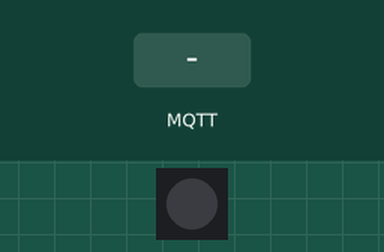
This sketch was run on a simulated ESP8266 (NodeMCU). Parts: 1 RGB LEDs in strip order, left to right. The test bench sets the inputs (shaded band). WiFi joins after 1.5 s; servers stay silent unless stated; random numbers use the default seed unless the sketch sets one; no MQTT or app messages arrive unless stated; what the sketch prints to the serial monitor is not drawn.

Above: at 2.7 s.
2.8 s: MQTT message "errou" arrives on the first subscribed topic
At 3.6 s:
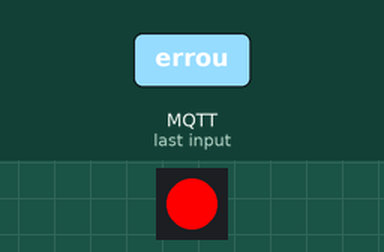
5.3 s: MQTT message "acertou" arrives on the first subscribed topic
At 5.6 s:
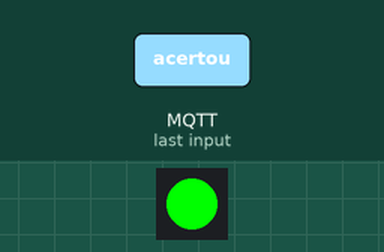
Timing chart, 0 to 8.3 s (numbered marks = the images above; inputs shaded):
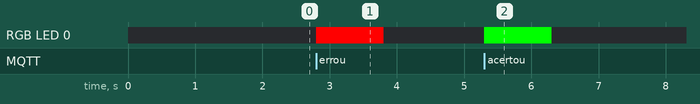

The sketch:

Robot.ino
```cpp
#ifdef ESP8266
 #include <ESP8266WiFi.h>
 #else
 #include <WiFi.h>
#endif

#include <Adafruit_NeoPixel.h> // mudar se precisar
#include <ArduinoJson.h>
#include <PubSubClient.h>
#include <WiFiClientSecure.h>

#define NUM_LEDS 1
#define PIN_R 16
#define PIN_G 4
#define PIN_B 5

Adafruit_NeoPixel strip = Adafruit_NeoPixel(NUM_LEDS, PIN_R, NEO_GRB + NEO_KHZ800);

const char* ssid = "403_2.4";
const char* password = "Dp031001#";

const char* mqtt_server = "02d7d2d555084a4492039686d9f5b9a3.s1.eu.hivemq.cloud";
const char* mqtt_username = "fullzer4";
const char* mqtt_password = "Dp031001#";
const int mqtt_port = 8883;

WiFiClientSecure espClient;
PubSubClient client(espClient);

unsigned long lastMsg = 0;
#define MSG_BUFFER_SIZE (50)
char msg[MSG_BUFFER_SIZE];

static const char *root_ca PROGMEM = R"EOF(
-----BEGIN CERTIFICATE-----
MIIFazCCA1OgAwIBAgIRAIIQz7DSQONZRGPgu2OCiwAwDQYJKoZIhvcNAQELBQAw
TzELMAkGA1UEBhMCVVMxKTAnBgNVBAoTIEludGVybmV0IFNlY3VyaXR5IFJlc2Vh
cmNoIEdyb3VwMRUwEwYDVQQDEwxJU1JHIFJvb3QgWDEwHhcNMTUwNjA0MTEwNDM4
WhcNMzUwNjA0MTEwNDM4WjBPMQswCQYDVQQGEwJVUzEpMCcGA1UEChMgSW50ZXJu
ZXQgU2VjdXJpdHkgUmVzZWFyY2ggR3JvdXAxFTATBgNVBAMTDElTUkcgUm9vdCBY
MTCCAiIwDQYJKoZIhvcNAQEBBQADggIPADCCAgoCggIBAK3oJHP0FDfzm54rVygc
h77ct984kIxuPOZXoHj3dcKi/vVqbvYATyjb3miGbESTtrFj/RQSa78f0uoxmyF+
0TM8ukj13Xnfs7j/EvEhmkvBioZxaUpmZmyPfjxwv60pIgbz5MDmgK7iS4+3mX6U
A5/TR5d8mUgjU+g4rk8Kb4Mu0UlXjIB0ttov0DiNewNwIRt18jA8+o+u3dpjq+sW
T8KOEUt+zwvo/7V3LvSye0rgTBIlDHCNAymg4VMk7BPZ7hm/ELNKjD+Jo2FR3qyH
B5T0Y3HsLuJvW5iB4YlcNHlsdu87kGJ55tukmi8mxdAQ4Q7e2RCOFvu396j3x+UC
B5iPNgiV5+I3lg02dZ77DnKxHZu8A/lJBdiB3QW0KtZB6awBdpUKD9jf1b0SHzUv
KBds0pjBqAlkd25HN7rOrFleaJ1/ctaJxQZBKT5ZPt0m9STJEadao0xAH0ahmbWn
OlFuhjuefXKnEgV4We0+UXgVCwOPjdAvBbI+e0ocS3MFEvzG6uBQE3xDk3SzynTn
jh8BCNAw1FtxNrQHusEwMFxIt4I7mKZ9YIqioymCzLq9gwQbooMDQaHWBfEbwrbw
qHyGO0aoSCqI3Haadr8faqU9GY/rOPNk3sgrDQoo//fb4hVC1CLQJ13hef4Y53CI
rU7m2Ys6xt0nUW7/vGT1M0NPAgMBAAGjQjBAMA4GA1UdDwEB/wQEAwIBBjAPBgNV
HRMBAf8EBTADAQH/MB0GA1UdDgQWBBR5tFnme7bl5AFzgAiIyBpY9umbbjANBgkq
hkiG9w0BAQsFAAOCAgEAVR9YqbyyqFDQDLHYGmkgJykIrGF1XIpu+ILlaS/V9lZL
ubhzEFnTIZd+50xx+7LSYK05qAvqFyFWhfFQDlnrzuBZ6brJFe+GnY+EgPbk6ZGQ
3BebYhtF8GaV0nxvwuo77x/Py9auJ/GpsMiu/X1+mvoiBOv/2X/qkSsisRcOj/KK
NFtY2PwByVS5uCbMiogziUwthDyC3+6WVwW6LLv3xLfHTjuCvjHIInNzktHCgKQ5
ORAzI4JMPJ+GslWYHb4phowim57iaztXOoJwTdwJx4nLCgdNbOhdjsnvzqvHu7Ur
TkXWStAmzOVyyghqpZXjFaH3pO3JLF+l+/+sKAIuvtd7u+Nxe5AW0wdeRlN8NwdC
jNPElpzVmbUq4JUagEiuTDkHzsxHpFKVK7q4+63SM1N95R1NbdWhscdCb+ZAJzVc
oyi3B43njTOQ5yOf+1CceWxG1bQVs5ZufpsMljq4Ui0/1lvh+wjChP4kqKOJ2qxq
4RgqsahDYVvTH9w7jXbyLeiNdd8XM2w9U/t7y0Ff/9yi0GE44Za4rF2LN9d11TPA
mRGunUHBcnWEvgJBQl9nJEiU0Zsnvgc/ubhPgXRR4Xq37Z0j4r7g1SgEEzwxA57d
emyPxgcYxn/eR44/KJ4EBs+lVDR3veyJm+kXQ99b21/+jh5Xos1AnX5iItreGCc=
-----END CERTIFICATE-----h à
)EOF";

void callback(char* topic, byte* payload, unsigned int length) {
  Serial.print("Message arrived [");
  Serial.print(topic);
  Serial.print("] ");

  String message;
  for (int i = 0; i < length; i++) {
    message += (char)payload[i];
  }

  Serial.println(message);

  if (message == "errou") {
    strip.setPixelColor(0, strip.Color(255, 0, 0));
    strip.show();
    delay(1000);
    strip.setPixelColor(0, strip.Color(0, 0, 0));  // (desliga)
    strip.show();
  } else if (message == "acertou") {
    strip.setPixelColor(0, strip.Color(0, 255, 0));
    strip.show();
    delay(1000);
    strip.setPixelColor(0, strip.Color(0, 0, 0));  // (desliga)
    strip.show();
  } else {
    Serial.println("mensagem desconhecida");
  }
}

void setup_wifi() {
  delay(10);
  Serial.print("\nConnecting to ");
  Serial.println(ssid);

  WiFi.mode(WIFI_STA);
  WiFi.begin(ssid, password);

  while (WiFi.status() != WL_CONNECTED) {
    delay(500);
    Serial.print(".");
  }
  randomSeed(micros());
  Serial.println("\nWiFi connected\nIP address: ");
  Serial.println(WiFi.localIP());
}

void reconnect() {
  while (!client.connected()) {
    Serial.print("Attempting MQTT connection...");
    String clientId = "ESP8266Client-";
    clientId += String(random(0xffff), HEX);

    if (client.connect(clientId.c_str(), mqtt_username, mqtt_password)) {
      Serial.println("connected");

      client.subscribe("topic/test");
    } else {
      Serial.print("failed, rc=");
      Serial.print(client.state());
      Serial.println(" try again in 5 seconds");
      delay(5000);
    }
  }
}

void setup() {

  Serial.begin(9600);
  while (!Serial) delay(1);
  setup_wifi();

  #ifdef ESP8266
    espClient.setInsecure();
  #else
    espClient.setCACert(root_ca);
  #endif

  client.setServer(mqtt_server, mqtt_port);

  client.setCallback(callback);

  strip.begin();
  strip.show();

}

void loop() {

  if (!client.connected()) reconnect();
  client.loop();

}
```

Measured:
- after the input at 2.8 s, RGB LED 0: off → RGB(255, 0, 0) at once, → off 1.0 s later
- after the input at 5.3 s, RGB LED 0: off → RGB(0, 255, 0) at once, → off 1.0 s later
